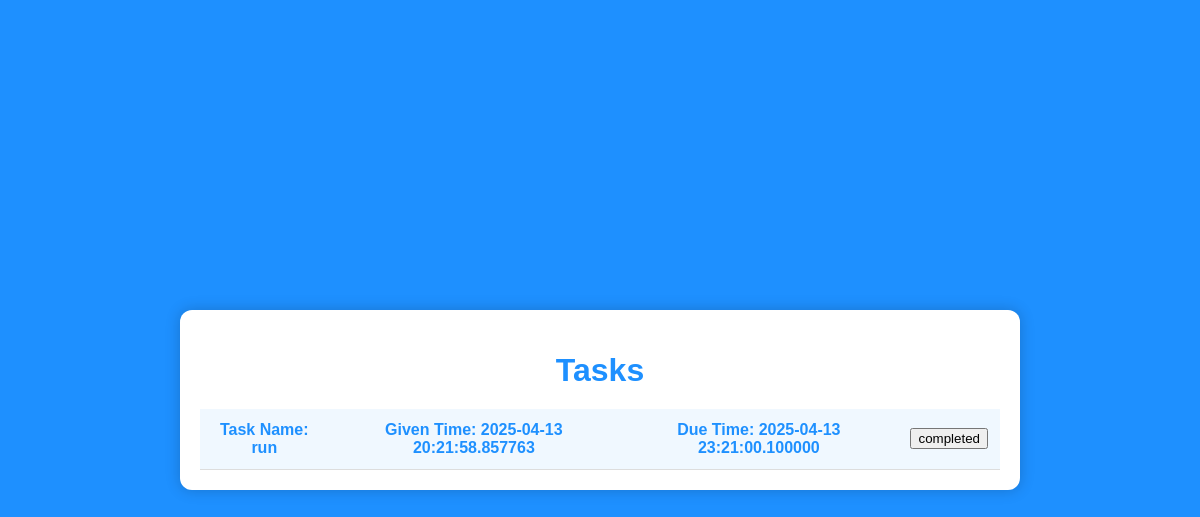
/assign (signed in), run on the app's committed database.
### app.py (models this page shows)
class Task(db.Model):
    id = db.Column(db.Integer, primary_key=True)
    content = db.Column(db.Text, nullable=False)
    datetime = db.Column(db.DateTime, nullable=False, default=datetime.now)
    duetime = db.Column(db.DateTime)
    status = db.Column(db.Text, nullable=False, default="incomplete")
    user_id = db.Column(db.Integer, db.ForeignKey('emp.id'), nullable=False)

### app.py (the view)
@app.route("/assign")
@login_required
def assign():
    try:
        task = Task.query.filter_by(user_id=current_user.id).all()  # takes the task from db
        return render_template("task.html", assigns=task)  # it is the task html
    except Exception as e:
        logger.error(e)
        return render_template('500.html'), 500

### app.py (called while the page is built)
@login.user_loader
def load_user(user_id):
    try:
        return Emp.query.get(int(user_id))
    except Exception as e:
        logger.error(e)
        return None

### templates/task.html (shortened to what this page needs)
<!DOCTYPE html>
<html lang="en">
<head>
</head>
<body>
    <div class="container">
        <h1>Tasks</h1>
        {% if assigns %}
            <table>
                <thead>
                    {% for assign in assigns %}
                        {% if not assign.completed %}
                            <form action="{{ url_for('submit', taskid=assign.id) }}" method="POST">
                                <tr>
                                    <th>Task Name: {{ assign.content }}</th>
                                    <th>Given Time: {{ assign.datetime }}</th>
                                    <th>Due Time: {{ assign.duetime }}</th>
                                    <th><input type="submit" class="btn btn-danger" value="completed"></th>
                                </tr>
                            </form>
                        {% endif %}
                    {% endfor %}
                </thead>
            </table>
        {% else %}
            <h2><span style="color:#007BFF">No tasks assigned.</span></h2>
        {% endif %}
    </div>
</body>
</html>

### templates/task.html (style rules this page uses)
body { display: flex; justify-content: center; align-items: center; height: 100vh; font-family: Arial, sans-serif; background-color: #1e90ff; margin: 0; }
.container { max-width: 800px; background: white; padding: 20px; border-radius: 12px; box-shadow: 0 0 15px rgba(0, 0, 0, 0.2); }
h1 { text-align: center; color: #1e90ff; margin-bottom: 20px; }
table { width: 100%; border-collapse: collapse; margin-top: 20px; }
th, td { padding: 12px; text-align: center; border-bottom: 1px solid #ddd; }
th { background-color: #f0f8ff; color: #1e90ff; transition: background-color 0.3s; }
tr { transition: background-color 0.3s, transform 0.3s; }

### data on the page
Task: content "run", datetime "2025-04-13 20:21:58.857763", duetime "2025-04-13 23:21:00.100000"
